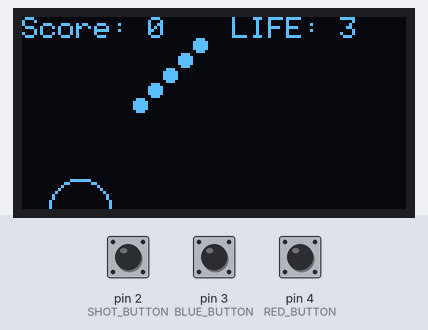
A sketch run on a simulated Arduino Uno, built with avr-gcc and run on an emulated ATmega328P. Parts: 128×64 one-colour display. The inputs (shaded band) are chosen by the test bench; at power-on: pin 4 (RED_BUTTON) HIGH, pin 2 (SHOT_BUTTON) HIGH, pin 3 (BLUE_BUTTON) HIGH. Random numbers use the default seed unless the sketch sets one.

Above: at 1.2 s.
1.3 s: pin 4 (RED_BUTTON) pulled LOW for 3.2 s
At 2.1 s:
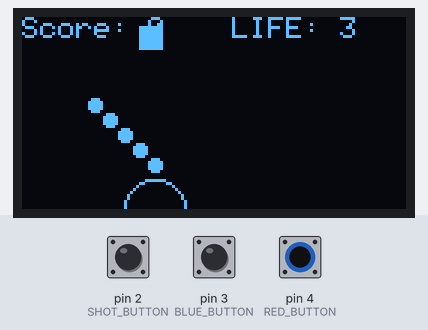
6.0 s: pin 2 (SHOT_BUTTON) pulled LOW for 1 s
At 10.0 s:
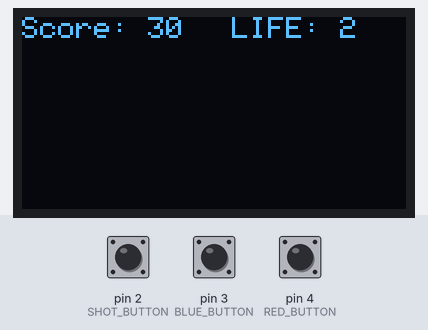
11.6 s: pin 4 (RED_BUTTON) pulled LOW for 3.2 s
At 18.5 s:
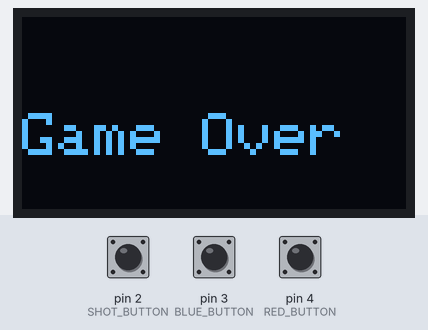

Measured:
- what the display in image 2 shows lasts 1.4 s, from 8.9 s to 10.3 s

The sketch:

Shooting-Game.ino
```cpp
#include <SPI.h>
#include <Wire.h>
#include <Adafruit_GFX.h>
#include <Adafruit_SSD1306.h>

#define SCREEN_WIDTH 128
#define SCREEN_HEIGHT 64
#define OLED_RESET -1
#define SCREEN_ADDRESS 0x3C
Adafruit_SSD1306 display(SCREEN_WIDTH, SCREEN_HEIGHT, &Wire, OLED_RESET);

int RED_BUTTON = 4;
int BLUE_BUTTON = 3;
int SHOT_BUTTON = 2;

struct Ball { int x; int y; bool active; };
struct Enemy { int x; int y; bool active; };

#define MAX_BALLS 5
#define MAX_ENEMIES 3

Ball balls[MAX_BALLS];
Enemy enemies[MAX_ENEMIES];

unsigned long lastEnemySpawnTime = 0;
unsigned long enemySpawnInterval = 2000; // 敵の生成間隔 (ミリ秒)
int enemySpeed = 3;
int score = 0;
int lives = 3; // プレイヤーのライフ
bool gameOver = false;
bool gameClear = false;
bool gameStarted = false;
int difficulty = 0; // 0: Easy, 1: Normal, 2: Hard

void setup() {
    Serial.begin(115200);
    if (!display.begin(SSD1306_SWITCHCAPVCC, SCREEN_ADDRESS)) {
        Serial.println(F("SSD1306 disconnection"));
        for (;;);
    }
    pinMode(RED_BUTTON, INPUT_PULLUP);
    pinMode(BLUE_BUTTON, INPUT_PULLUP);
    pinMode(SHOT_BUTTON, INPUT_PULLUP);
    display.clearDisplay(); //初期化
}

static int x = SCREEN_WIDTH / 2;
static int y = 64;

void loop() {
    if (!gameStarted) {
        displayMenu();
        return;
    }
    if (gameOver) {
        drawGameOver();
        return;
    }
    if (gameClear) {
        drawGameClear();
        return;
    }
    if (digitalRead(RED_BUTTON) == HIGH) // ボタンが押されたとき
        x = x - 5;
    else if (digitalRead(BLUE_BUTTON) == HIGH)
        x = x + 5;
    if (digitalRead(SHOT_BUTTON) == HIGH) {
        for (int i = 0; i < MAX_BALLS; i++) {
            if (!balls[i].active) {
                balls[i] = {x, y - 10, true}; // ボールを生成
                break;
            }
        }
    }
    if (millis() - lastEnemySpawnTime > enemySpawnInterval) {
        for (int i = 0; i < MAX_ENEMIES; i++) {
            if (!enemies[i].active) {
                enemies[i] = {random(0, SCREEN_WIDTH), 0, true}; // 敵を生成
                lastEnemySpawnTime = millis();
                break;
            }
        }
    }
    moveBalls();
    moveEnemies();
    checkCollisions();
    draw();
}

void moveBalls() {
    for (int i = 0; i < MAX_BALLS; i++) {
        if (balls[i].active) {
            balls[i].y -= 5; // ボールを上に移動
            if (balls[i].y < 0) {
                balls[i].active = false; // 画面外に出たら非アクティブにする
            }
        }
    }
}

void moveEnemies() {
    for (int i = 0; i < MAX_ENEMIES; i++) {
        if (enemies[i].active) {
            enemies[i].y += enemySpeed; // 敵を下に移動
            if (enemies[i].y > SCREEN_HEIGHT) {
                enemies[i].active = false; // 画面外に出たら非アクティブにする
                lives--; // ライフを減らす
                if (lives <= 0) {
                    gameOver = true;
                }
            }
        }
    }
}

void checkCollisions() {
    for (int i = 0; i < MAX_BALLS; i++) {
        if (balls[i].active) {
            for (int j = 0; j < MAX_ENEMIES; j++) {
                if (enemies[j].active) {
                    // 球と敵の当たり判定
                    int dx = balls[i].x - enemies[j].x;
                    int dy = balls[i].y - enemies[j].y;
                    int distance = sqrt(dx * dx + dy * dy);
                    if (distance < 10) { // 判定のための距離
                        balls[i].active = false; // 球を非アクティブにする
                        enemies[j].active = false; // 敵を非アクティブにする
                        score += 10; // スコアに10ポイント追加
                        if (score >= 300) {
                            gameClear = true;
                            gameOver = false; // ゲームオーバーのフラグをリセット
                        }
                    }
                }
            }
        }
    }
}

void displayMenu() {
    display.clearDisplay();
    display.setCursor(0, 0);
    display.setTextSize(1);
    display.setTextColor(WHITE);
    display.print("Select Difficulty:");
    display.setCursor(0, 10);
    display.print("RED: Easy");
    display.setCursor(0, 20);
    display.print("BLUE: Normal");
    display.setCursor(0, 30);
    display.print("SHOT: Hard");
    display.display();

    if (digitalRead(RED_BUTTON) == HIGH) {
        difficulty = 0;
        enemySpeed = 3;
        lives = 3;
        gameStarted = true;
    } else if (digitalRead(BLUE_BUTTON) == HIGH) {
        difficulty = 1;
        enemySpeed = 10;
        lives = 3;
        gameStarted = true;
    } else if (digitalRead(SHOT_BUTTON) == HIGH) {
        difficulty = 2;
        enemySpeed = 10;
        lives = 1;
        gameStarted = true;
    }
}

void draw() {
    display.clearDisplay();
    display.setCursor(0, 0);
    display.setTextSize(1);
    display.setTextColor(WHITE);
    display.print("Score: ");
    display.print(score); // スコアを表示
    display.setCursor(SCREEN_WIDTH/2, 0);
    display.print(" LIFE: ");
    display.print(lives); // ライフを表示
    display.drawCircle(x, y, 10, WHITE); // プレイヤーを描画
    for (int i = 0; i < MAX_BALLS; i++) {
        if (balls[i].active) {
            display.fillCircle(balls[i].x, balls[i].y, 2, WHITE); // ボールを描画
        }
    }
    for (int i = 0; i < MAX_ENEMIES; i++) {
        if (enemies[i].active) {
            display.fillRect(enemies[i].x, enemies[i].y, 8, 8, WHITE); // 敵を描画
        }
    }
    display.display();
    delay(100);
}

void drawGameOver() {
    display.clearDisplay();
    display.setCursor(0, SCREEN_HEIGHT / 2);
    display.setTextSize(2);
    display.setTextColor(WHITE);
    display.print("Game Over"); // ゲームオーバーを表示
    display.display();
}

void drawGameClear() {
    display.clearDisplay();
    display.setCursor(0, SCREEN_HEIGHT / 2);
    display.setTextSize(2);
    display.setTextColor(WHITE);
    display.print("Game Clear"); // ゲームクリアを表示
    display.display();
}
```
